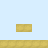

Rendered tile map (Tiled .tmx) drawn with the repository's tilesets; below, a short description and the full map source, tile grids included:
An orthogonal 6x6 tile map with 8x8 px tiles, 1 tile layer (Tile Layer 1).

<map version="1.10" tiledversion="1.11.2" orientation="orthogonal" renderorder="right-down" width="6" height="6" tilewidth="8" tileheight="8" infinite="0" nextlayerid="2" nextobjectid="1">
 <tileset firstgid="1" source="jnb_tileset.tsx" />
 <layer id="1" name="Tile Layer 1" width="6" height="6">
  <data encoding="csv">
2,2,2,2,2,2,
2,2,2,2,2,2,
2,2,2,2,2,2,
2,2,1,1,2,2,
2,2,2,2,2,2,
1,1,1,1,1,1
</data>
 </layer>
</map>
